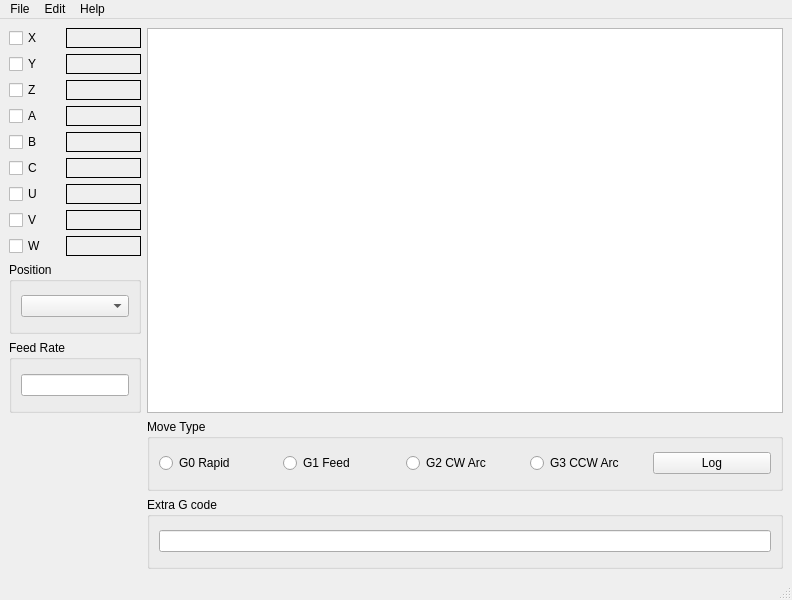
<?xml version="1.0" encoding="UTF-8"?>
<ui version="4.0">
 <class>MainWindow</class>
 <widget class="QMainWindow" name="MainWindow">
  <property name="geometry">
   <rect>
    <x>0</x>
    <y>0</y>
    <width>792</width>
    <height>600</height>
   </rect>
  </property>
  <property name="windowTitle">
   <string>Position Logger</string>
  </property>
  <widget class="QWidget" name="centralwidget">
   <layout class="QGridLayout" name="gridLayout_2">
    <item row="11" column="2">
     <widget class="QGroupBox" name="gridGroupBox_2">
      <property name="title">
       <string>Move Type</string>
      </property>
      <layout class="QGridLayout" name="gridLayout_3">
       <item row="0" column="3">
        <widget class="QRadioButton" name="radioButton_4">
         <property name="text">
          <string>G3 CCW Arc</string>
         </property>
        </widget>
       </item>
       <item row="0" column="1">
        <widget class="QRadioButton" name="radioButton_2">
         <property name="text">
          <string>G1 Feed</string>
         </property>
        </widget>
       </item>
       <item row="0" column="2">
        <widget class="QRadioButton" name="radioButton_3">
         <property name="text">
          <string>G2 CW Arc</string>
         </property>
        </widget>
       </item>
       <item row="0" column="0">
        <widget class="QRadioButton" name="radioButton">
         <property name="text">
          <string>G0 Rapid</string>
         </property>
        </widget>
       </item>
       <item row="0" column="4">
        <widget class="QPushButton" name="pushButton">
         <property name="text">
          <string>Log</string>
         </property>
        </widget>
       </item>
      </layout>
     </widget>
    </item>
    <item row="5" column="0">
     <widget class="QCheckBox" name="axisCB_5">
      <property name="text">
       <string>C</string>
      </property>
     </widget>
    </item>
    <item row="1" column="1">
     <widget class="QLabel" name="label_2">
      <property name="minimumSize">
       <size>
        <width>75</width>
        <height>0</height>
       </size>
      </property>
      <property name="baseSize">
       <size>
        <width>0</width>
        <height>0</height>
       </size>
      </property>
      <property name="frameShape">
       <enum>QFrame::Box</enum>
      </property>
      <property name="text">
       <string/>
      </property>
     </widget>
    </item>
    <item row="9" column="0" colspan="2">
     <widget class="QGroupBox" name="gridGroupBox">
      <property name="title">
       <string>Position</string>
      </property>
      <layout class="QGridLayout" name="gridLayout_4">
       <item row="0" column="0">
        <widget class="QComboBox" name="positionCB"/>
       </item>
      </layout>
     </widget>
    </item>
    <item row="0" column="0">
     <widget class="QCheckBox" name="axisCB_0">
      <property name="text">
       <string>X</string>
      </property>
     </widget>
    </item>
    <item row="0" column="1">
     <widget class="QLabel" name="label">
      <property name="minimumSize">
       <size>
        <width>75</width>
        <height>0</height>
       </size>
      </property>
      <property name="baseSize">
       <size>
        <width>0</width>
        <height>0</height>
       </size>
      </property>
      <property name="frameShape">
       <enum>QFrame::Box</enum>
      </property>
      <property name="text">
       <string/>
      </property>
     </widget>
    </item>
    <item row="12" column="2">
     <widget class="QGroupBox" name="gridGroupBox">
      <property name="title">
       <string>Extra G code</string>
      </property>
      <layout class="QGridLayout" name="gridLayout">
       <item row="0" column="0">
        <widget class="QLineEdit" name="lineEdit_2"/>
       </item>
      </layout>
     </widget>
    </item>
    <item row="4" column="0">
     <widget class="QCheckBox" name="axisCB_4">
      <property name="text">
       <string>B</string>
      </property>
     </widget>
    </item>
    <item row="2" column="0">
     <widget class="QCheckBox" name="axisCB_2">
      <property name="text">
       <string>Z</string>
      </property>
     </widget>
    </item>
    <item row="8" column="0">
     <widget class="QCheckBox" name="axisCB_8">
      <property name="text">
       <string>W</string>
      </property>
     </widget>
    </item>
    <item row="3" column="1">
     <widget class="QLabel" name="label_4">
      <property name="minimumSize">
       <size>
        <width>75</width>
        <height>0</height>
       </size>
      </property>
      <property name="baseSize">
       <size>
        <width>0</width>
        <height>0</height>
       </size>
      </property>
      <property name="frameShape">
       <enum>QFrame::Box</enum>
      </property>
      <property name="text">
       <string/>
      </property>
     </widget>
    </item>
    <item row="5" column="1">
     <widget class="QLabel" name="label_6">
      <property name="minimumSize">
       <size>
        <width>75</width>
        <height>0</height>
       </size>
      </property>
      <property name="baseSize">
       <size>
        <width>0</width>
        <height>0</height>
       </size>
      </property>
      <property name="frameShape">
       <enum>QFrame::Box</enum>
      </property>
      <property name="text">
       <string/>
      </property>
     </widget>
    </item>
    <item row="4" column="1">
     <widget class="QLabel" name="label_5">
      <property name="minimumSize">
       <size>
        <width>75</width>
        <height>0</height>
       </size>
      </property>
      <property name="baseSize">
       <size>
        <width>0</width>
        <height>0</height>
       </size>
      </property>
      <property name="frameShape">
       <enum>QFrame::Box</enum>
      </property>
      <property name="text">
       <string/>
      </property>
     </widget>
    </item>
    <item row="2" column="1">
     <widget class="QLabel" name="label_3">
      <property name="minimumSize">
       <size>
        <width>75</width>
        <height>0</height>
       </size>
      </property>
      <property name="baseSize">
       <size>
        <width>0</width>
        <height>0</height>
       </size>
      </property>
      <property name="frameShape">
       <enum>QFrame::Box</enum>
      </property>
      <property name="text">
       <string/>
      </property>
     </widget>
    </item>
    <item row="3" column="0">
     <widget class="QCheckBox" name="axisCB_3">
      <property name="text">
       <string>A</string>
      </property>
     </widget>
    </item>
    <item row="7" column="0">
     <widget class="QCheckBox" name="axisCB_7">
      <property name="text">
       <string>V</string>
      </property>
     </widget>
    </item>
    <item row="6" column="0">
     <widget class="QCheckBox" name="axisCB_6">
      <property name="text">
       <string>U</string>
      </property>
     </widget>
    </item>
    <item row="1" column="0">
     <widget class="QCheckBox" name="axisCB_1">
      <property name="text">
       <string>Y</string>
      </property>
     </widget>
    </item>
    <item row="6" column="1">
     <widget class="QLabel" name="label_7">
      <property name="minimumSize">
       <size>
        <width>75</width>
        <height>0</height>
       </size>
      </property>
      <property name="baseSize">
       <size>
        <width>0</width>
        <height>0</height>
       </size>
      </property>
      <property name="frameShape">
       <enum>QFrame::Box</enum>
      </property>
      <property name="text">
       <string/>
      </property>
     </widget>
    </item>
    <item row="7" column="1">
     <widget class="QLabel" name="label_8">
      <property name="minimumSize">
       <size>
        <width>75</width>
        <height>0</height>
       </size>
      </property>
      <property name="baseSize">
       <size>
        <width>0</width>
        <height>0</height>
       </size>
      </property>
      <property name="frameShape">
       <enum>QFrame::Box</enum>
      </property>
      <property name="text">
       <string/>
      </property>
     </widget>
    </item>
    <item row="8" column="1">
     <widget class="QLabel" name="label_9">
      <property name="minimumSize">
       <size>
        <width>75</width>
        <height>0</height>
       </size>
      </property>
      <property name="baseSize">
       <size>
        <width>0</width>
        <height>0</height>
       </size>
      </property>
      <property name="frameShape">
       <enum>QFrame::Box</enum>
      </property>
      <property name="text">
       <string/>
      </property>
     </widget>
    </item>
    <item row="10" column="0" colspan="2">
     <widget class="QGroupBox" name="gridGroupBox">
      <property name="title">
       <string>Feed Rate</string>
      </property>
      <layout class="QGridLayout" name="gridLayout_5">
       <item row="0" column="0">
        <widget class="QLineEdit" name="lineEdit"/>
       </item>
      </layout>
     </widget>
    </item>
    <item row="0" column="2" rowspan="11">
     <widget class="QListWidget" name="listWidget"/>
    </item>
   </layout>
  </widget>
  <widget class="QMenuBar" name="menubar">
   <property name="geometry">
    <rect>
     <x>0</x>
     <y>0</y>
     <width>792</width>
     <height>27</height>
    </rect>
   </property>
   <widget class="QMenu" name="menuFile">
    <property name="title">
     <string>File</string>
    </property>
    <addaction name="actionNew"/>
    <addaction name="actionOpen"/>
    <addaction name="actionSave"/>
    <addaction name="actionSave_As"/>
    <addaction name="separator"/>
    <addaction name="actionExit"/>
   </widget>
   <widget class="QMenu" name="menuEdit">
    <property name="title">
     <string>Edit</string>
    </property>
    <addaction name="actionCopy"/>
    <addaction name="actionPaste"/>
    <addaction name="actionCut"/>
    <addaction name="actionDelete"/>
   </widget>
   <widget class="QMenu" name="menuHelp">
    <property name="title">
     <string>Help</string>
    </property>
    <addaction name="actionPosition_Logger_Help"/>
    <addaction name="separator"/>
    <addaction name="actionAbout"/>
   </widget>
   <addaction name="menuFile"/>
   <addaction name="menuEdit"/>
   <addaction name="menuHelp"/>
  </widget>
  <widget class="QStatusBar" name="statusbar"/>
  <action name="actionNew">
   <property name="text">
    <string>New</string>
   </property>
  </action>
  <action name="actionOpen">
   <property name="text">
    <string>Open</string>
   </property>
  </action>
  <action name="actionSave">
   <property name="text">
    <string>Save</string>
   </property>
  </action>
  <action name="actionSave_As">
   <property name="text">
    <string>Save As</string>
   </property>
  </action>
  <action name="actionExit">
   <property name="text">
    <string>Exit</string>
   </property>
   <property name="toolTip">
    <string>Exit</string>
   </property>
  </action>
  <action name="actionCopy">
   <property name="text">
    <string>Copy</string>
   </property>
  </action>
  <action name="actionPaste">
   <property name="text">
    <string>Paste</string>
   </property>
  </action>
  <action name="actionCut">
   <property name="text">
    <string>Cut</string>
   </property>
  </action>
  <action name="actionDelete">
   <property name="text">
    <string>Delete</string>
   </property>
  </action>
  <action name="actionPosition_Logger_Help">
   <property name="text">
    <string>Position Logger Help</string>
   </property>
  </action>
  <action name="actionAbout">
   <property name="text">
    <string>About</string>
   </property>
  </action>
 </widget>
 <resources/>
 <connections/>
</ui>
